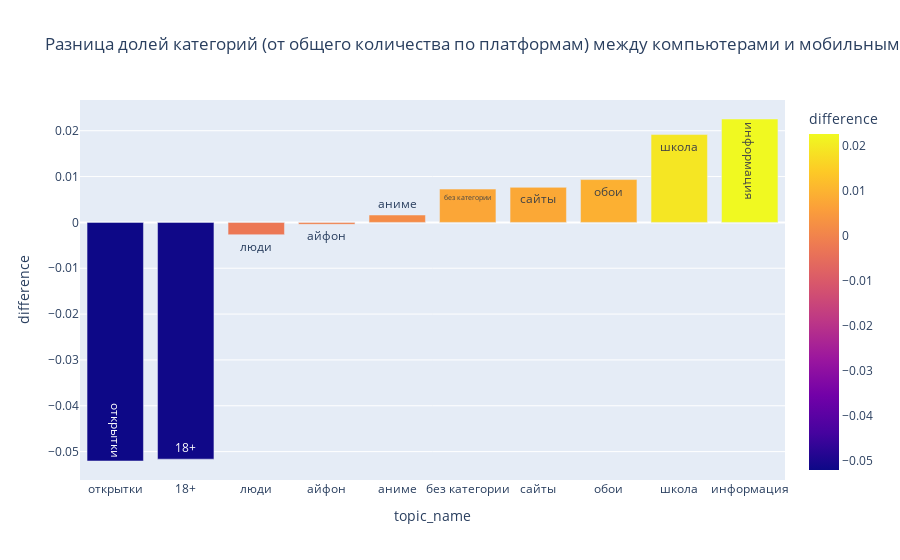

The notebook cell saved with this chart:
### Code cell
fig = px.bar(difference_df.sort_values(by=['difference']), x='topic_name', y='difference', title='Разница долей категорий (от общего количества по платформам) между компьютерами и мобильными', text='topic_name', color="difference")
fig.show()

### Figure 1 — Plotly figure (JSON) as saved in the notebook; plotly's stock layout.template omitted (floating-point values rounded to 4 significant figures)
{"data": [{"hovertemplate": "topic_name=%{text}<br>difference=%{marker.color}<extra></extra>", "legendgroup": "", "marker": {"color": [-0.05205, -0.05165, -0.002682, -0.0004184, 0.001613, 0.007269, 0.00765, 0.009344, 0.01917, 0.02256], "coloraxis": "coloraxis", "pattern": {"shape": ""}}, "name": "", "orientation": "v", "showlegend": false, "text": ["открытки", "18+", "люди", "айфон", "аниме", "без категории", "сайты", "обои", "школа", "информация"], "textposition": "auto", "x": ["открытки", "18+", "люди", "айфон", "аниме", "без категории", "сайты", "обои", "школа", "информация"], "xaxis": "x", "y": [-0.05205, -0.05165, -0.002682, -0.0004184, 0.001613, 0.007269, 0.00765, 0.009344, 0.01917, 0.02256], "yaxis": "y", "type": "bar"}], "layout": {"xaxis": {"anchor": "y", "domain": [0.0, 1.0], "title": {"text": "topic_name"}}, "yaxis": {"anchor": "x", "domain": [0.0, 1.0], "title": {"text": "difference"}}, "coloraxis": {"colorbar": {"title": {"text": "difference"}}, "colorscale": [[0.0, "#0d0887"], [0.1111, "#46039f"], [0.2222, "#7201a8"], [0.3333, "#9c179e"], [0.4444, "#bd3786"], [0.5556, "#d8576b"], [0.6667, "#ed7953"], [0.7778, "#fb9f3a"], [0.8889, "#fdca26"], [1.0, "#f0f921"]]}, "legend": {"tracegroupgap": 0}, "title": {"text": "Разница долей категорий (от общего количества по платформам) между компьютерами и мобильными"}, "barmode": "relative"}}
